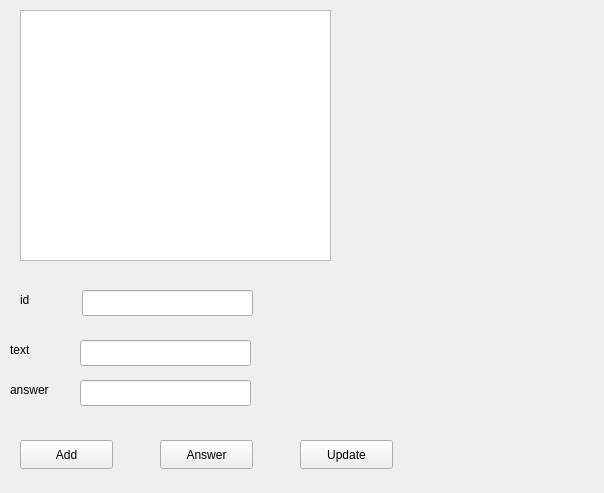
<?xml version="1.0" encoding="UTF-8"?>
<ui version="4.0">
 <class>guiunu</class>
 <widget class="QWidget" name="guiunu">
  <property name="geometry">
   <rect>
    <x>0</x>
    <y>0</y>
    <width>604</width>
    <height>493</height>
   </rect>
  </property>
  <property name="windowTitle">
   <string>guiunu</string>
  </property>
  <widget class="QListWidget" name="listWidget">
   <property name="geometry">
    <rect>
     <x>20</x>
     <y>10</y>
     <width>311</width>
     <height>251</height>
    </rect>
   </property>
  </widget>
  <widget class="QLabel" name="label">
   <property name="geometry">
    <rect>
     <x>20</x>
     <y>290</y>
     <width>63</width>
     <height>20</height>
    </rect>
   </property>
   <property name="text">
    <string>id</string>
   </property>
  </widget>
  <widget class="QLineEdit" name="idLineEdit">
   <property name="geometry">
    <rect>
     <x>82</x>
     <y>290</y>
     <width>171</width>
     <height>26</height>
    </rect>
   </property>
  </widget>
  <widget class="QLabel" name="label_2">
   <property name="geometry">
    <rect>
     <x>10</x>
     <y>340</y>
     <width>63</width>
     <height>20</height>
    </rect>
   </property>
   <property name="text">
    <string>text</string>
   </property>
  </widget>
  <widget class="QLabel" name="label_3">
   <property name="geometry">
    <rect>
     <x>10</x>
     <y>380</y>
     <width>63</width>
     <height>20</height>
    </rect>
   </property>
   <property name="text">
    <string>answer</string>
   </property>
  </widget>
  <widget class="QLineEdit" name="textLineEdit">
   <property name="geometry">
    <rect>
     <x>80</x>
     <y>340</y>
     <width>171</width>
     <height>26</height>
    </rect>
   </property>
  </widget>
  <widget class="QLineEdit" name="answerLineEdit">
   <property name="geometry">
    <rect>
     <x>80</x>
     <y>380</y>
     <width>171</width>
     <height>26</height>
    </rect>
   </property>
  </widget>
  <widget class="QPushButton" name="addPushButton">
   <property name="geometry">
    <rect>
     <x>20</x>
     <y>440</y>
     <width>93</width>
     <height>29</height>
    </rect>
   </property>
   <property name="text">
    <string>Add</string>
   </property>
  </widget>
  <widget class="QPushButton" name="pushButton">
   <property name="geometry">
    <rect>
     <x>160</x>
     <y>440</y>
     <width>93</width>
     <height>29</height>
    </rect>
   </property>
   <property name="text">
    <string>Answer</string>
   </property>
  </widget>
  <widget class="QPushButton" name="updatePushButton_2">
   <property name="geometry">
    <rect>
     <x>300</x>
     <y>440</y>
     <width>93</width>
     <height>29</height>
    </rect>
   </property>
   <property name="text">
    <string>Update</string>
   </property>
  </widget>
 </widget>
 <resources/>
 <connections/>
</ui>
